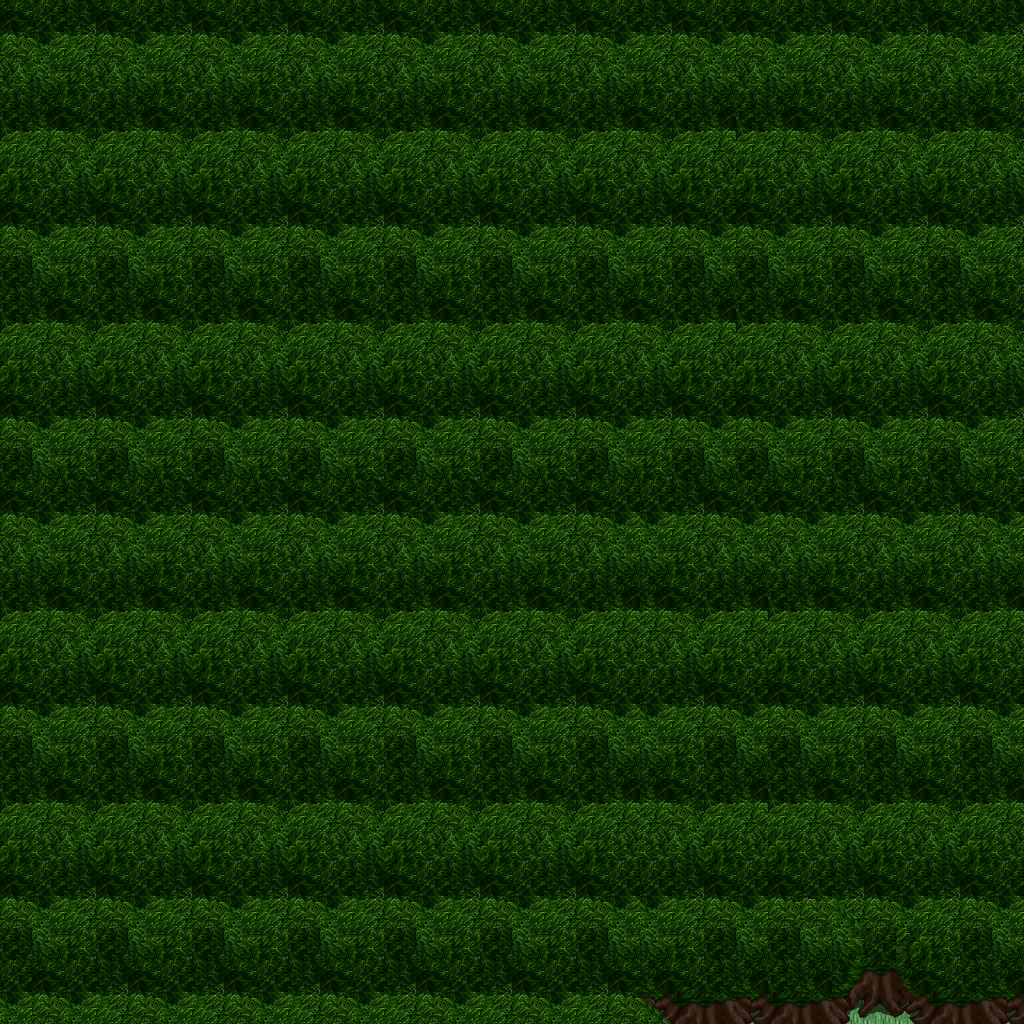

A level layout from a 2D game, rendered from its tile map. Below: a short description, then the map file with tile-grid data replaced by summaries:
An orthogonal 32x32 tile map with 32x32 px tiles, 5 tile layers (Ground, Objects, Objects2, Above, ...), 1 hidden layer not drawn, 14 tilesets.

<map version="1.10" tiledversion="1.11.0" orientation="orthogonal" renderorder="right-down" width="32" height="32" tilewidth="32" tileheight="32" infinite="0" nextlayerid="11" nextobjectid="1">
 <tileset firstgid="1" name="ground_ground" tilewidth="32" tileheight="32" tilecount="33" columns="3">
  <image source="../drawable/ground_ground.png" width="96" height="352" />
 </tileset>
 <tileset firstgid="34" name="ground_water_pool" tilewidth="32" tileheight="32" tilecount="72" columns="3">
  <image source="../drawable/ground_water_pool.png" width="96" height="768" />
 </tileset>
 <tileset firstgid="106" name="plant_tree_tree_darkgreen" tilewidth="32" tileheight="32" tilecount="88" columns="8">
  <image source="../drawable/plant_tree_tree_darkgreen.png" width="256" height="352" />
 </tileset>
 <tileset firstgid="194" name="ground_grass_edges" tilewidth="32" tileheight="32" tilecount="36" columns="12">
  <image source="../drawable/ground_grass_edges.png" width="384" height="96" />
 </tileset>
 <tileset firstgid="230" name="ground_grass_corners" tilewidth="32" tileheight="32" tilecount="24" columns="6">
  <image source="../drawable/ground_grass_corners.png" width="192" height="128" />
 </tileset>
 <tileset firstgid="254" name="plant_grasses" tilewidth="32" tileheight="32" tilecount="6" columns="3">
  <image source="../drawable/plant_grasses.png" width="96" height="64" />
 </tileset>
 <tileset firstgid="260" name="plant_flower_daisy_yellow" tilewidth="32" tileheight="32" tilecount="8" columns="2">
  <image source="../drawable/plant_flower_daisy_yellow.png" width="64" height="128" />
 </tileset>
 <tileset firstgid="268" name="plant_flower_daisy_blue" tilewidth="32" tileheight="32" tilecount="8" columns="2">
  <image source="../drawable/plant_flower_daisy_blue.png" width="64" height="128" />
 </tileset>
 <tileset firstgid="276" name="logic_item_mushroom" tilewidth="32" tileheight="32" tilecount="6" columns="6">
  <image source="../drawable/logic_item_mushroom.png" width="192" height="32" />
 </tileset>
 <tileset firstgid="282" name="logic_item_resources" tilewidth="32" tileheight="32" tilecount="6" columns="6">
  <image source="../drawable/logic_item_resources.png" width="192" height="32" />
 </tileset>
 <tileset firstgid="288" name="logic_item_vegetable" tilewidth="32" tileheight="32" tilecount="16" columns="8">
  <image source="../drawable/logic_item_vegetable.png" width="256" height="64" />
 </tileset>
 <tileset firstgid="304" name="logic_creature_animal" tilewidth="32" tileheight="32" tilecount="32" columns="8">
  <image source="../drawable/logic_creature_animal.png" width="256" height="128" />
 </tileset>
 <tileset firstgid="336" name="logic_collision" tilewidth="32" tileheight="32" tilecount="1" columns="1">
  <image source="../drawable/logic_collision.png" width="32" height="32" />
 </tileset>
 <tileset firstgid="337" name="logic_item_herb" tilewidth="32" tileheight="32" tilecount="5" columns="5">
  <image source="../drawable/logic_item_herb.png" width="160" height="32" />
 </tileset>
 <layer id="1" name="Ground" width="32" height="32">
  <data>[1024 cells, 1024 non-empty, 1 distinct tile ids]</data>
 </layer>
 <layer id="2" name="Objects" width="32" height="32">
  <data>[1024 cells, 1024 non-empty, 32 distinct tile ids]</data>
 </layer>
 <layer id="3" name="Objects2" width="32" height="32">
  <data>[1024 cells, 4 non-empty, 4 distinct tile ids]</data>
 </layer>
 <layer id="4" name="Above" width="32" height="32">
  <data>[1024 cells, 8 non-empty, 7 distinct tile ids]</data>
 </layer>
 <layer id="5" name="Above2" width="32" height="32">
  <data>[1024 cells, 0 non-empty, 0 distinct tile ids]</data>
 </layer>
 <layer id="6" name="Walkable" width="32" height="32" visible="0">
  <data>[1024 cells, 1024 non-empty, 1 distinct tile ids]</data>
 </layer>
 <objectgroup id="7" name="Mapevents" />
 <objectgroup id="8" name="Spawn" />
 <objectgroup id="9" name="Keys" />
 <objectgroup id="10" name="Replace" />
</map>
